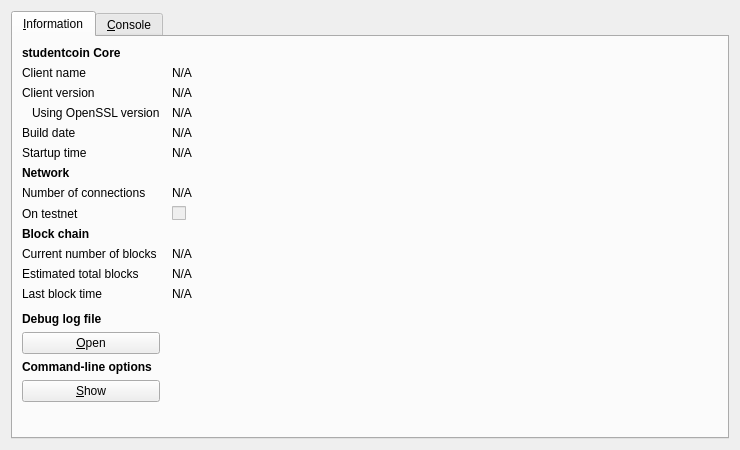
<?xml version="1.0" encoding="UTF-8"?>
<ui version="4.0">
 <class>RPCConsole</class>
 <widget class="QDialog" name="RPCConsole">
  <property name="geometry">
   <rect>
    <x>0</x>
    <y>0</y>
    <width>740</width>
    <height>450</height>
   </rect>
  </property>
  <property name="windowTitle">
   <string>studentcoin - Debug window</string>
  </property>
  <layout class="QVBoxLayout" name="verticalLayout_2">
   <item>
    <widget class="QTabWidget" name="tabWidget">
     <property name="currentIndex">
      <number>0</number>
     </property>
     <widget class="QWidget" name="tab_info">
      <attribute name="title">
       <string>&amp;Information</string>
      </attribute>
      <layout class="QGridLayout" name="gridLayout" columnstretch="0,1">
       <property name="horizontalSpacing">
        <number>12</number>
       </property>
       <item row="0" column="0">
        <widget class="QLabel" name="label_9">
         <property name="font">
          <font>
           <weight>75</weight>
           <bold>true</bold>
          </font>
         </property>
         <property name="text">
          <string>studentcoin Core</string>
         </property>
        </widget>
       </item>
       <item row="1" column="0">
        <widget class="QLabel" name="label_5">
         <property name="text">
          <string>Client name</string>
         </property>
        </widget>
       </item>
       <item row="1" column="1">
        <widget class="QLabel" name="clientName">
         <property name="cursor">
          <cursorShape>IBeamCursor</cursorShape>
         </property>
         <property name="text">
          <string>N/A</string>
         </property>
         <property name="textFormat">
          <enum>Qt::PlainText</enum>
         </property>
         <property name="textInteractionFlags">
          <set>Qt::LinksAccessibleByMouse|Qt::TextSelectableByKeyboard|Qt::TextSelectableByMouse</set>
         </property>
        </widget>
       </item>
       <item row="2" column="0">
        <widget class="QLabel" name="label_6">
         <property name="text">
          <string>Client version</string>
         </property>
        </widget>
       </item>
       <item row="2" column="1">
        <widget class="QLabel" name="clientVersion">
         <property name="cursor">
          <cursorShape>IBeamCursor</cursorShape>
         </property>
         <property name="text">
          <string>N/A</string>
         </property>
         <property name="textFormat">
          <enum>Qt::PlainText</enum>
         </property>
         <property name="textInteractionFlags">
          <set>Qt::LinksAccessibleByMouse|Qt::TextSelectableByKeyboard|Qt::TextSelectableByMouse</set>
         </property>
        </widget>
       </item>
       <item row="3" column="0">
        <widget class="QLabel" name="label_14">
         <property name="text">
          <string>Using OpenSSL version</string>
         </property>
         <property name="indent">
          <number>10</number>
         </property>
        </widget>
       </item>
       <item row="3" column="1">
        <widget class="QLabel" name="openSSLVersion">
         <property name="cursor">
          <cursorShape>IBeamCursor</cursorShape>
         </property>
         <property name="text">
          <string>N/A</string>
         </property>
         <property name="textFormat">
          <enum>Qt::PlainText</enum>
         </property>
         <property name="textInteractionFlags">
          <set>Qt::LinksAccessibleByMouse|Qt::TextSelectableByKeyboard|Qt::TextSelectableByMouse</set>
         </property>
        </widget>
       </item>
       <item row="4" column="0">
        <widget class="QLabel" name="label_12">
         <property name="text">
          <string>Build date</string>
         </property>
        </widget>
       </item>
       <item row="4" column="1">
        <widget class="QLabel" name="buildDate">
         <property name="cursor">
          <cursorShape>IBeamCursor</cursorShape>
         </property>
         <property name="text">
          <string>N/A</string>
         </property>
         <property name="textFormat">
          <enum>Qt::PlainText</enum>
         </property>
         <property name="textInteractionFlags">
          <set>Qt::LinksAccessibleByMouse|Qt::TextSelectableByKeyboard|Qt::TextSelectableByMouse</set>
         </property>
        </widget>
       </item>
       <item row="5" column="0">
        <widget class="QLabel" name="label_13">
         <property name="text">
          <string>Startup time</string>
         </property>
        </widget>
       </item>
       <item row="5" column="1">
        <widget class="QLabel" name="startupTime">
         <property name="cursor">
          <cursorShape>IBeamCursor</cursorShape>
         </property>
         <property name="text">
          <string>N/A</string>
         </property>
         <property name="textFormat">
          <enum>Qt::PlainText</enum>
         </property>
         <property name="textInteractionFlags">
          <set>Qt::LinksAccessibleByMouse|Qt::TextSelectableByKeyboard|Qt::TextSelectableByMouse</set>
         </property>
        </widget>
       </item>
       <item row="6" column="0">
        <widget class="QLabel" name="label_11">
         <property name="font">
          <font>
           <weight>75</weight>
           <bold>true</bold>
          </font>
         </property>
         <property name="text">
          <string>Network</string>
         </property>
        </widget>
       </item>
       <item row="7" column="0">
        <widget class="QLabel" name="label_7">
         <property name="text">
          <string>Number of connections</string>
         </property>
        </widget>
       </item>
       <item row="7" column="1">
        <widget class="QLabel" name="numberOfConnections">
         <property name="cursor">
          <cursorShape>IBeamCursor</cursorShape>
         </property>
         <property name="text">
          <string>N/A</string>
         </property>
         <property name="textFormat">
          <enum>Qt::PlainText</enum>
         </property>
         <property name="textInteractionFlags">
          <set>Qt::LinksAccessibleByMouse|Qt::TextSelectableByKeyboard|Qt::TextSelectableByMouse</set>
         </property>
        </widget>
       </item>
       <item row="8" column="0">
        <widget class="QLabel" name="label_8">
         <property name="text">
          <string>On testnet</string>
         </property>
        </widget>
       </item>
       <item row="8" column="1">
        <widget class="QCheckBox" name="isTestNet">
         <property name="enabled">
          <bool>false</bool>
         </property>
         <property name="text">
          <string/>
         </property>
        </widget>
       </item>
       <item row="9" column="0">
        <widget class="QLabel" name="label_10">
         <property name="font">
          <font>
           <weight>75</weight>
           <bold>true</bold>
          </font>
         </property>
         <property name="text">
          <string>Block chain</string>
         </property>
        </widget>
       </item>
       <item row="10" column="0">
        <widget class="QLabel" name="label_3">
         <property name="text">
          <string>Current number of blocks</string>
         </property>
        </widget>
       </item>
       <item row="10" column="1">
        <widget class="QLabel" name="numberOfBlocks">
         <property name="cursor">
          <cursorShape>IBeamCursor</cursorShape>
         </property>
         <property name="text">
          <string>N/A</string>
         </property>
         <property name="textFormat">
          <enum>Qt::PlainText</enum>
         </property>
         <property name="textInteractionFlags">
          <set>Qt::LinksAccessibleByMouse|Qt::TextSelectableByKeyboard|Qt::TextSelectableByMouse</set>
         </property>
        </widget>
       </item>
       <item row="11" column="0">
        <widget class="QLabel" name="label_4">
         <property name="text">
          <string>Estimated total blocks</string>
         </property>
        </widget>
       </item>
       <item row="11" column="1">
        <widget class="QLabel" name="totalBlocks">
         <property name="cursor">
          <cursorShape>IBeamCursor</cursorShape>
         </property>
         <property name="text">
          <string>N/A</string>
         </property>
         <property name="textFormat">
          <enum>Qt::PlainText</enum>
         </property>
         <property name="textInteractionFlags">
          <set>Qt::LinksAccessibleByMouse|Qt::TextSelectableByKeyboard|Qt::TextSelectableByMouse</set>
         </property>
        </widget>
       </item>
       <item row="12" column="0">
        <widget class="QLabel" name="label_2">
         <property name="text">
          <string>Last block time</string>
         </property>
        </widget>
       </item>
       <item row="12" column="1">
        <widget class="QLabel" name="lastBlockTime">
         <property name="cursor">
          <cursorShape>IBeamCursor</cursorShape>
         </property>
         <property name="text">
          <string>N/A</string>
         </property>
         <property name="textFormat">
          <enum>Qt::PlainText</enum>
         </property>
         <property name="textInteractionFlags">
          <set>Qt::LinksAccessibleByMouse|Qt::TextSelectableByKeyboard|Qt::TextSelectableByMouse</set>
         </property>
        </widget>
       </item>
       <item row="13" column="0">
        <spacer name="verticalSpacer_2">
         <property name="orientation">
          <enum>Qt::Vertical</enum>
         </property>
         <property name="sizeHint" stdset="0">
          <size>
           <width>20</width>
           <height>20</height>
          </size>
         </property>
        </spacer>
       </item>
       <item row="14" column="0">
        <widget class="QLabel" name="labelDebugLogfile">
         <property name="font">
          <font>
           <weight>75</weight>
           <bold>true</bold>
          </font>
         </property>
         <property name="text">
          <string>Debug log file</string>
         </property>
        </widget>
       </item>
       <item row="15" column="0">
        <widget class="QPushButton" name="openDebugLogfileButton">
         <property name="toolTip">
          <string>Open the studentcoin debug log file from the current data directory. This can take a few seconds for large log files.</string>
         </property>
         <property name="text">
          <string>&amp;Open</string>
         </property>
         <property name="autoDefault">
          <bool>false</bool>
         </property>
        </widget>
       </item>
       <item row="16" column="0">
        <widget class="QLabel" name="labelCLOptions">
         <property name="font">
          <font>
           <weight>75</weight>
           <bold>true</bold>
          </font>
         </property>
         <property name="text">
          <string>Command-line options</string>
         </property>
        </widget>
       </item>
       <item row="17" column="0">
        <widget class="QPushButton" name="showCLOptionsButton">
         <property name="toolTip">
          <string>Show the studentcoin-Qt help message to get a list with possible studentcoin command-line options.</string>
         </property>
         <property name="text">
          <string>&amp;Show</string>
         </property>
         <property name="autoDefault">
          <bool>false</bool>
         </property>
        </widget>
       </item>
       <item row="18" column="0">
        <spacer name="verticalSpacer">
         <property name="orientation">
          <enum>Qt::Vertical</enum>
         </property>
         <property name="sizeHint" stdset="0">
          <size>
           <width>20</width>
           <height>40</height>
          </size>
         </property>
        </spacer>
       </item>
      </layout>
     </widget>
     <widget class="QWidget" name="tab_console">
      <attribute name="title">
       <string>&amp;Console</string>
      </attribute>
      <layout class="QVBoxLayout" name="verticalLayout_3">
       <property name="spacing">
        <number>3</number>
       </property>
       <item>
        <widget class="QTextEdit" name="messagesWidget">
         <property name="minimumSize">
          <size>
           <width>0</width>
           <height>100</height>
          </size>
         </property>
         <property name="readOnly">
          <bool>true</bool>
         </property>
         <property name="tabKeyNavigation" stdset="0">
          <bool>false</bool>
         </property>
         <property name="columnCount" stdset="0">
          <number>2</number>
         </property>
        </widget>
       </item>
       <item>
        <layout class="QHBoxLayout" name="horizontalLayout">
         <property name="spacing">
          <number>3</number>
         </property>
         <item>
          <widget class="QLabel" name="label">
           <property name="text">
            <string notr="true">&gt;</string>
           </property>
          </widget>
         </item>
         <item>
          <widget class="QLineEdit" name="lineEdit"/>
         </item>
         <item>
          <widget class="QPushButton" name="clearButton">
           <property name="maximumSize">
            <size>
             <width>24</width>
             <height>24</height>
            </size>
           </property>
           <property name="toolTip">
            <string>Clear console</string>
           </property>
           <property name="text">
            <string/>
           </property>
           <property name="icon">
            <iconset resource="../bitcoin.qrc">
             <normaloff>:/icons/remove</normaloff>:/icons/remove</iconset>
           </property>
           <property name="shortcut">
            <string notr="true">Ctrl+L</string>
           </property>
           <property name="autoDefault">
            <bool>false</bool>
           </property>
          </widget>
         </item>
        </layout>
       </item>
      </layout>
     </widget>
    </widget>
   </item>
  </layout>
 </widget>
 <resources>
  <include location="../bitcoin.qrc"/>
 </resources>
 <connections/>
</ui>
